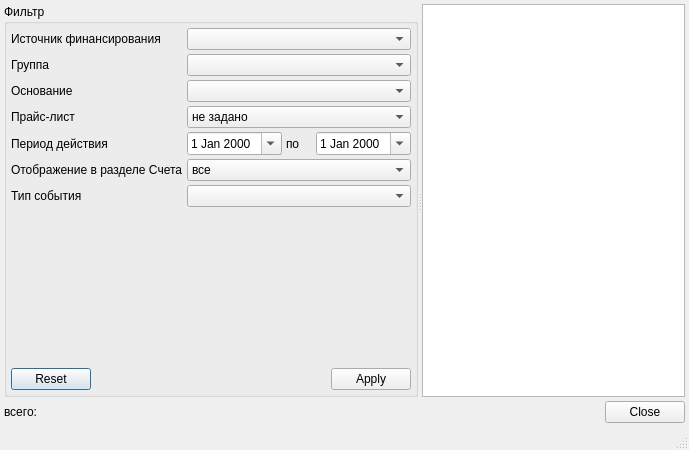
<?xml version="1.0" encoding="UTF-8"?>
<ui version="4.0">
 <class>ContractItemsListDialog</class>
 <widget class="QDialog" name="ContractItemsListDialog">
  <property name="windowModality">
   <enum>Qt::ApplicationModal</enum>
  </property>
  <property name="geometry">
   <rect>
    <x>0</x>
    <y>0</y>
    <width>689</width>
    <height>450</height>
   </rect>
  </property>
  <property name="windowTitle">
   <string>Список записей</string>
  </property>
  <property name="sizeGripEnabled">
   <bool>true</bool>
  </property>
  <property name="modal">
   <bool>true</bool>
  </property>
  <layout class="QGridLayout" name="gridLayout_2">
   <property name="leftMargin">
    <number>4</number>
   </property>
   <property name="topMargin">
    <number>4</number>
   </property>
   <property name="rightMargin">
    <number>4</number>
   </property>
   <property name="bottomMargin">
    <number>4</number>
   </property>
   <property name="spacing">
    <number>4</number>
   </property>
   <item row="0" column="0" colspan="2">
    <widget class="QSplitter" name="splitter">
     <property name="orientation">
      <enum>Qt::Horizontal</enum>
     </property>
     <widget class="QGroupBox" name="grbContractItemsFilter">
      <property name="title">
       <string>Фильтр</string>
      </property>
      <layout class="QGridLayout" name="gridLayout">
       <property name="leftMargin">
        <number>4</number>
       </property>
       <property name="topMargin">
        <number>4</number>
       </property>
       <property name="rightMargin">
        <number>4</number>
       </property>
       <property name="bottomMargin">
        <number>4</number>
       </property>
       <property name="spacing">
        <number>4</number>
       </property>
       <item row="6" column="0">
        <widget class="QLabel" name="lblEnableInAccounts">
         <property name="text">
          <string>Отображение в разделе Счета</string>
         </property>
        </widget>
       </item>
       <item row="0" column="0">
        <widget class="QLabel" name="lblFinanceSource">
         <property name="text">
          <string>Источник финансирования</string>
         </property>
         <property name="wordWrap">
          <bool>true</bool>
         </property>
        </widget>
       </item>
       <item row="0" column="1" colspan="3">
        <widget class="CRBComboBox" name="cmbFinanceSource"/>
       </item>
       <item row="2" column="0">
        <widget class="QLabel" name="lblResolution">
         <property name="text">
          <string>Основание</string>
         </property>
        </widget>
       </item>
       <item row="2" column="1" colspan="3">
        <widget class="CStrComboBox" name="cmbResolution"/>
       </item>
       <item row="4" column="1" colspan="3">
        <widget class="QComboBox" name="cmbPriceList">
         <item>
          <property name="text">
           <string>не задано</string>
          </property>
         </item>
         <item>
          <property name="text">
           <string>да</string>
          </property>
         </item>
         <item>
          <property name="text">
           <string>нет</string>
          </property>
         </item>
        </widget>
       </item>
       <item row="5" column="0">
        <widget class="QLabel" name="lblPeriod">
         <property name="text">
          <string>Период действия</string>
         </property>
        </widget>
       </item>
       <item row="4" column="0">
        <widget class="QLabel" name="lblPriceList">
         <property name="text">
          <string>Прайс-лист</string>
         </property>
        </widget>
       </item>
       <item row="5" column="2">
        <widget class="QLabel" name="label_6">
         <property name="text">
          <string>по</string>
         </property>
        </widget>
       </item>
       <item row="8" column="1">
        <spacer name="verticalSpacer">
         <property name="orientation">
          <enum>Qt::Vertical</enum>
         </property>
         <property name="sizeHint" stdset="0">
          <size>
           <width>83</width>
           <height>153</height>
          </size>
         </property>
        </spacer>
       </item>
       <item row="5" column="1">
        <widget class="CDateEdit" name="edtBegDate">
         <property name="calendarPopup">
          <bool>true</bool>
         </property>
        </widget>
       </item>
       <item row="5" column="3">
        <widget class="CDateEdit" name="edtEndDate">
         <property name="calendarPopup">
          <bool>true</bool>
         </property>
        </widget>
       </item>
       <item row="9" column="0" colspan="4">
        <widget class="QDialogButtonBox" name="buttonBoxFilterContract">
         <property name="standardButtons">
          <set>QDialogButtonBox::Apply|QDialogButtonBox::Reset</set>
         </property>
        </widget>
       </item>
       <item row="1" column="1" colspan="3">
        <widget class="CStrComboBox" name="cmbGrouping"/>
       </item>
       <item row="1" column="0">
        <widget class="QLabel" name="lblGrouping">
         <property name="text">
          <string>Группа</string>
         </property>
        </widget>
       </item>
       <item row="6" column="1" colspan="3">
        <widget class="QComboBox" name="cmbEnableInAccounts">
         <item>
          <property name="text">
           <string>все</string>
          </property>
         </item>
         <item>
          <property name="text">
           <string>отображаются</string>
          </property>
         </item>
         <item>
          <property name="text">
           <string>не отображаются</string>
          </property>
         </item>
        </widget>
       </item>
       <item row="7" column="0">
        <widget class="QLabel" name="lbl_eventType">
         <property name="text">
          <string>Тип события</string>
         </property>
        </widget>
       </item>
       <item row="7" column="1" colspan="3">
        <widget class="CRBComboBox" name="cmbEventType"/>
       </item>
      </layout>
     </widget>
     <widget class="CTableView" name="tblItems">
      <property name="whatsThis">
       <string comment="ура!">список записей</string>
      </property>
      <property name="tabKeyNavigation">
       <bool>false</bool>
      </property>
      <property name="alternatingRowColors">
       <bool>true</bool>
      </property>
     </widget>
    </widget>
   </item>
   <item row="1" column="0">
    <layout class="QHBoxLayout">
     <property name="spacing">
      <number>4</number>
     </property>
     <property name="leftMargin">
      <number>0</number>
     </property>
     <property name="topMargin">
      <number>0</number>
     </property>
     <property name="rightMargin">
      <number>0</number>
     </property>
     <property name="bottomMargin">
      <number>0</number>
     </property>
     <item>
      <widget class="QLabel" name="label">
       <property name="text">
        <string>всего: </string>
       </property>
      </widget>
     </item>
     <item>
      <spacer>
       <property name="orientation">
        <enum>Qt::Horizontal</enum>
       </property>
       <property name="sizeHint" stdset="0">
        <size>
         <width>40</width>
         <height>20</height>
        </size>
       </property>
      </spacer>
     </item>
    </layout>
   </item>
   <item row="1" column="1">
    <widget class="QDialogButtonBox" name="buttonBox">
     <property name="standardButtons">
      <set>QDialogButtonBox::Close</set>
     </property>
    </widget>
   </item>
   <item row="2" column="0">
    <widget class="QStatusBar" name="statusBar">
     <property name="sizePolicy">
      <sizepolicy hsizetype="Preferred" vsizetype="Fixed">
       <horstretch>0</horstretch>
       <verstretch>0</verstretch>
      </sizepolicy>
     </property>
     <property name="toolTip">
      <string>A status bar</string>
     </property>
     <property name="whatsThis">
      <string>A status bar.</string>
     </property>
     <property name="sizeGripEnabled">
      <bool>false</bool>
     </property>
    </widget>
   </item>
  </layout>
 </widget>
 <customwidgets>
  <customwidget>
   <class>CTableView</class>
   <extends>QTableView</extends>
   <header>library/TableView.h</header>
  </customwidget>
  <customwidget>
   <class>CDateEdit</class>
   <extends>QDateEdit</extends>
   <header>library/DateEdit.h</header>
  </customwidget>
  <customwidget>
   <class>CRBComboBox</class>
   <extends>QComboBox</extends>
   <header>library/crbcombobox.h</header>
  </customwidget>
  <customwidget>
   <class>CStrComboBox</class>
   <extends>QComboBox</extends>
   <header>library/StrComboBox.h</header>
  </customwidget>
 </customwidgets>
 <tabstops>
  <tabstop>tblItems</tabstop>
  <tabstop>cmbFinanceSource</tabstop>
  <tabstop>cmbGrouping</tabstop>
  <tabstop>cmbResolution</tabstop>
  <tabstop>cmbPriceList</tabstop>
  <tabstop>edtBegDate</tabstop>
  <tabstop>edtEndDate</tabstop>
  <tabstop>cmbEnableInAccounts</tabstop>
  <tabstop>buttonBoxFilterContract</tabstop>
  <tabstop>buttonBox</tabstop>
 </tabstops>
 <resources/>
 <connections>
  <connection>
   <sender>buttonBox</sender>
   <signal>rejected()</signal>
   <receiver>ContractItemsListDialog</receiver>
   <slot>close()</slot>
   <hints>
    <hint type="sourcelabel">
     <x>623</x>
     <y>409</y>
    </hint>
    <hint type="destinationlabel">
     <x>626</x>
     <y>425</y>
    </hint>
   </hints>
  </connection>
 </connections>
</ui>
